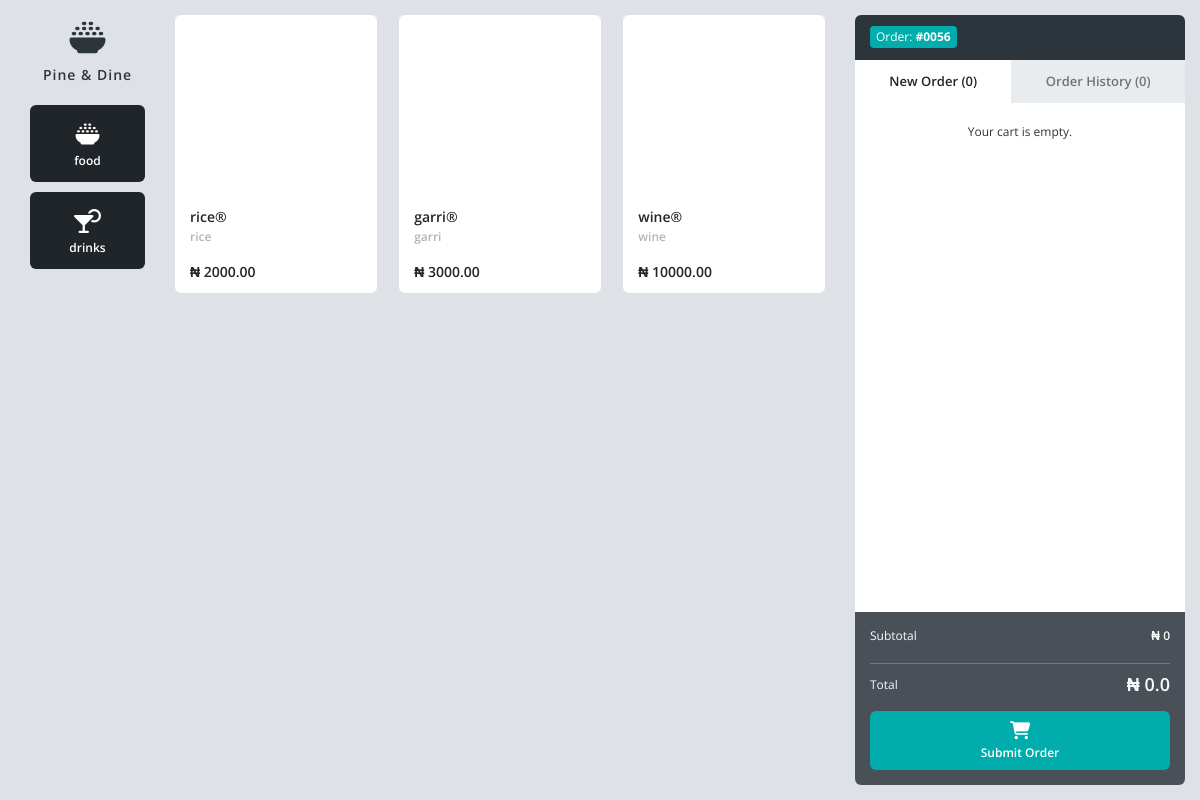
Page /pos/ordering/ on the earlier database version.
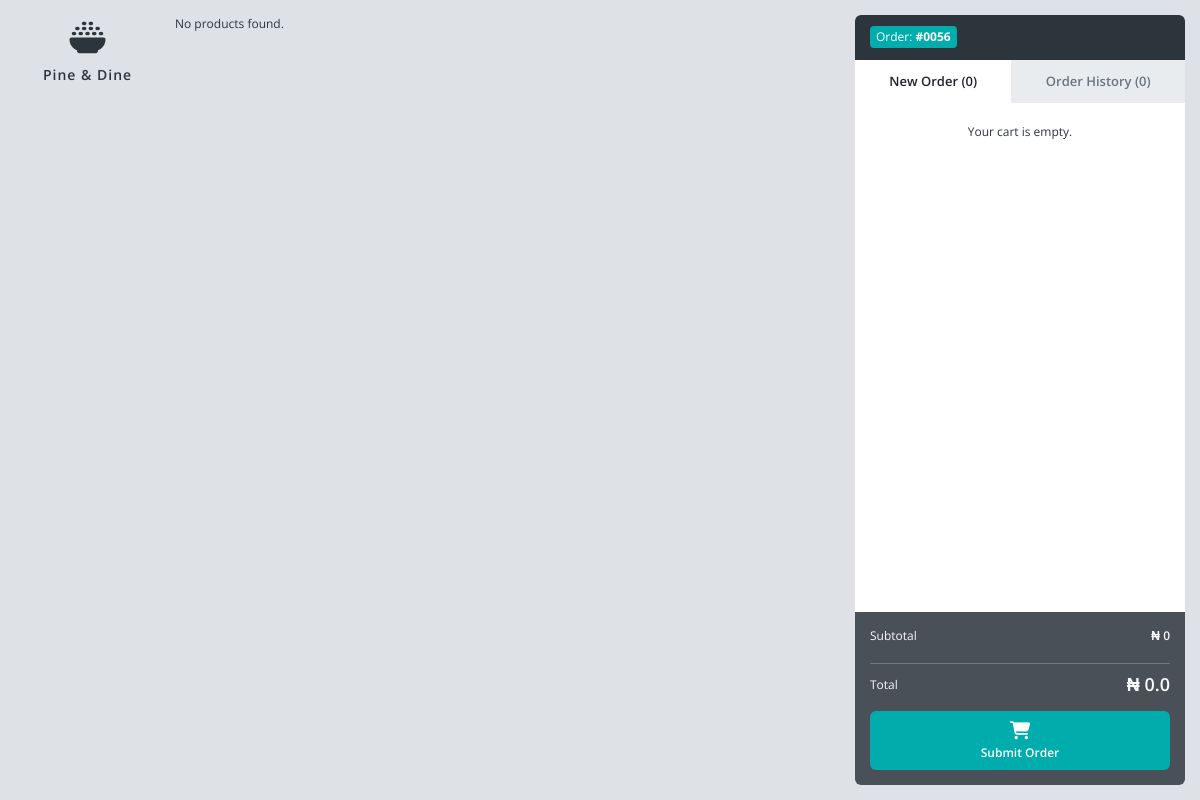
Same page on the later database version.
### pos/models.py (models this page shows, shortened)
class ProductCategory(models.Model):
    ICONS = (
    ('fa-bowl-rice','fa-bowl-rice'),
    ('fa-cocktail','fa-cocktail'),
    ('fa-ice-cream','fa-ice-cream'),
    ('fa-drumstick-bite','fa-drumstick-bite'),
    ('fa-hamburger','fa-hamburger'),
    )
    name = models.CharField(max_length=100)
    description = models.TextField(blank=True)
    slug = models.SlugField(max_length=150, unique=True, blank=True)
    icon_class = models.CharField(max_length=100, default='fa-utensils',choices =ICONS)
    date_created = models.DateTimeField(auto_now_add=True)
    date_modified = models.DateTimeField(auto_now=True)

class Product(models.Model):
    category = models.ForeignKey(ProductCategory, on_delete=models.CASCADE)
    name = models.CharField(max_length=100)
    description = models.TextField(blank=True)
    price = models.DecimalField(max_digits=10, decimal_places=2)
    image = models.ImageField(upload_to="pos", default = "pos.jpg", null=True, blank =True)
    stock_quantity = models.PositiveIntegerField()
    department_location = models.ForeignKey(DepartmentLocation, on_delete=models.CASCADE, null=True, blank = True)
    slug = models.SlugField(max_length=150, unique=True, blank=True)
    date_created = models.DateTimeField(auto_now_add=True)
    date_modified = models.DateTimeField(auto_now=True)

### pos/views.py (the view)
# urls.py: path('ordering/',  views.pos_index, name='products'),
def pos_index(request, slug=None):
    categories = ProductCategory.objects.all()
    cart = get_user_cart(request)
    total_items = cart.total_items
    try:
        pos_user_location = request.user.employee_profile.department_location
        if slug:
            category = get_object_or_404(ProductCategory, slug=slug)
            products = Product.objects.filter(category=category, department_location=pos_user_location)
        else:
            products = Product.objects.filter(department_location=pos_user_location)
    except:
        if slug:
            category = get_object_or_404(ProductCategory, slug=slug)
            products = Product.objects.filter(category=category)
        else:
            products = Product.objects.all()
    context = {
        'categories': categories,
        'products': products,
        'current_slug': slug,
        'cart': cart,
        'total_items': total_items,
    }
    return render(request, 'pages/pos_index.html', context)

### pos/models.py (called while the page is built)
    @property
    def subtotal(self):
        return sum(float(item.total_price)for item in self.items.all())

    @property
    def taxes(self):
        return self.subtotal * 0.06  # Assuming a 6% tax rate

    @property
    def total(self):
        return self.subtotal + self.taxes

    @property
    def total_items(self):
        return sum(item.quantity for item in self.items.all())

### pos/views.py (called while the page is built)
def get_user_cart(request):
    if request.user.is_authenticated:
        cart, _ = Cart.objects.get_or_create(user=request.user)
    else:
        if not request.session.session_key:
            request.session.create()
        session_key = request.session.session_key
        cart, _ = Cart.objects.get_or_create(session_key=session_key)
    return cart

### pos/templates/pages/pos_index.html (shortened to what this page needs)
{% extends 'pos_base.html' %}
{% load static %}
{% block content %}
    <div id="app" class="app app-content-full-height app-without-sidebar app-without-header">
        <div id="content" class="app-content p-0">
            <div class="pos pos-with-menu pos-with-sidebar" id="pos">
                {% include '../partials/_menu_bar.html' %}
                <div class="pos-content">
                    <div class="pos-content-container h-100" id="product-list">
                        {% include '../partials/htmx/product_list.html' %}
                    </div>
                </div>
                <div class="pos-sidebar">
                    {% include '../partials/htmx/_cart_sidebar.html' %}
                </div>
            </div>
        </div>
    </div>
{% endblock %}

### pos/templates/partials/_menu_bar.html
<div class="pos-menu">
    <div class="logo">
        <a href="index_v3.html">
            <div class="logo-img"><i class="fa fa-bowl-rice"></i></div>
            <div class="logo-text">Pine & Dine</div>
        </a>
    </div>
    <div class="nav-container">
        <div data-scrollbar="true" data-height="100%" data-skip-mobile="true">
            <ul class="nav nav-tabs">
                {% for category in categories %}
                    <li class="nav-item">
                        <a class="nav-link active" href="{% url 'pos:category-products' category.slug %}"
                           hx-get="{% url 'pos:category-products' category.slug %}"
                           hx-target="#product-list"
                           hx-swap="innerHTML">
                            <div class="nav-icon"><i class="fa fa-fw {{ category.icon_class }}"></i></div>
                            <div class="nav-text">{{ category.name }}</div>
                        </a>
                    </li>
                {% endfor %}
            </ul>
        </div>
    </div>
</div>

### pos/templates/partials/htmx/product_list.html
{% load static %}
{% if products %}
    <div class="product-row">
        {% for product in products %}
            <div class="product-container">
                <a href="#" class="product" data-bs-toggle="modal" data-bs-target="#modalPos"
                   onclick="UpdateModal(event, '{{ product.id }}', '{{ product.name }}', '{{ product.description }}', '{{ product.price }}', '{{ product.image.url }}')">
                    {% if product.image %}
                        <div class="img" style="background-image: url({{ product.image.url }})"></div>
                    {% else %}
                        <div class="img" style="background-image: url({% static 'frontpage/pos/assets/img/pos/product-1.jpg' %})"></div>
                    {% endif %}
                    <div class="text">
                        <div class="title">{{ product.name }}&reg;</div>
                        <div class="desc">{{ product.description }}</div>
                        <div class="price">&#8358 {{ product.price }}</div>
                    </div>
                </a>
            </div>
        {% endfor %}
    </div>
{% else %}
    <p>No products found.</p>
{% endif %}

Differences in the rows shown:
removed ProductCategory: name "food"
removed ProductCategory: name "drinks"
removed Product: name "rice", description "rice", price "2000.00"
removed Product: name "garri", description "garri", price "3000.00"
removed Product: name "wine", description "wine", price "10000.00"
Other differences:
text now shown: "No products found."
